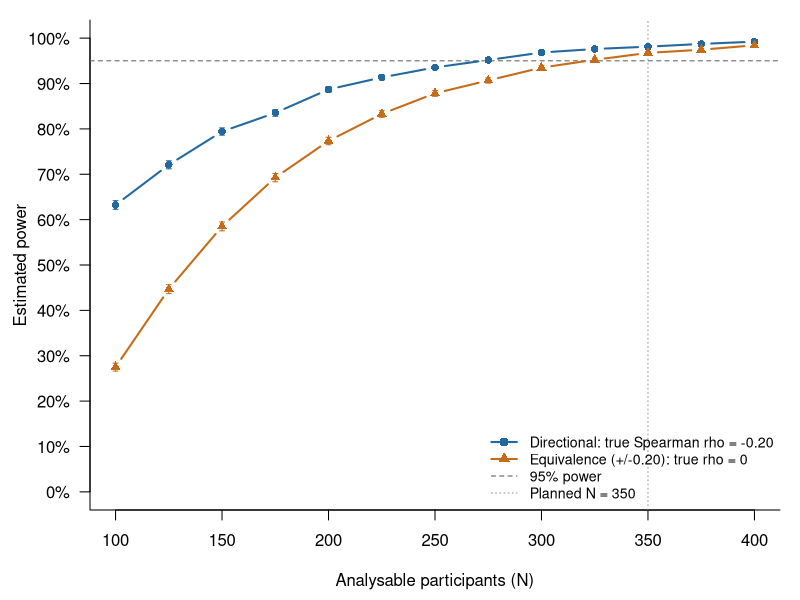
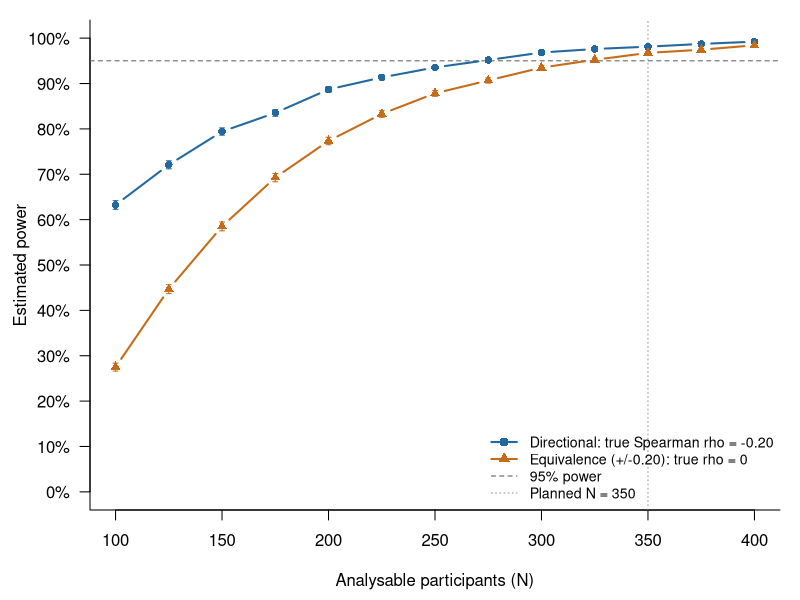

These figures' R source, in order:
# =============================================================================
# Stage 1 RR — sample size for the confirmatory test
#
#   Outcome   : P3b difference wave (target - non-target, mean of O1/O2, 300-600 ms)
#   Predictor : sm_composite_hrs (time-weighted daily social-media use)

# Assumptions:
# - Independent participants.
# - Social-media score frequencies follow the N = 86 pilot.
# - P3b follows a normal distribution with the pilot mean and SD.

# 1. SETTINGS
set.seed(123)
N_values <- seq(100, 400, 25)
nsim <- 10000
alpha <- 0.05
bound <- 0.20
target_N <- 350
p3b_mean <- 3.066516
p3b_sd <- 4.510596

# 2. SOCIAL-MEDIA SCORE DISTRIBUTION
# Frequencies of the 25 ordered composite scores in the exploratory sample.
counts <- c(1,1,4,2,1,1,8,4,3,2,7,9,3,3,3,6,1,1,5,4,1,1,7,5,3)
prob <- counts / sum(counts)
cumprob <- c(0, cumsum(prob))
cumprob[length(cumprob)] <- 1
cuts <- qnorm(cumprob)
midranks <- head(cumprob, -1) + prob / 2

# 3. CALIBRATE THE POPULATION SPEARMAN CORRELATION WITH TIES
population_rho <- function(a) {
  integrals <- sapply(seq_along(prob), function(j)
    integrate(function(z) pnorm(a*z/sqrt(2-a^2))*dnorm(z),
              cuts[j], cuts[j+1], rel.tol=1e-8)$value)
  (sum(midranks*integrals)-0.25) /
    sqrt(sum(prob*(midranks-0.5)^2)/12)
}
latent_r <- uniroot(function(a) population_rho(a)-bound,
                    c(0, 0.95), tol=1e-8)$root

# 4. SIMULATE ONE STUDY
simulate <- function(n, scenario) {
  a <- if (scenario == "Directional") -latent_r else 0
  z <- rnorm(n)
  x <- findInterval(z, cuts)
  y <- p3b_mean + p3b_sd*(a*z + sqrt(1-a^2)*rnorm(n))
  
  if (scenario == "Directional") {
    # One-sided Spearman test for a negative association.
    passed <- cor.test(x, y, method="spearman",
                       alternative="less", exact=FALSE)$p.value < alpha
  } else {
    # Equivalence: 90% Fisher-z CI with Bonett-Wright standard error.
    r <- cor(x, y, method="spearman")
    r <- max(-1+1e-12, min(1-1e-12, r))
    se <- sqrt((1+r^2/2)/(n-3))
    ci <- tanh(atanh(r) + c(-1,1)*qnorm(1-alpha)*se)
    passed <- ci[1] > -bound && ci[2] < bound
  }
  
  # Both scenarios also require a positive group-level P3b difference.
  passed && t.test(y, mu=0, alternative="greater")$p.value < alpha
}

# 5. ESTIMATE POWER AND 95% MONTE CARLO UNCERTAINTY INTERVALS
results <- list()
for (n in N_values) {
  message("Estimating power at N = ", n)
  for (scenario in c("Directional", "Equivalence")) {
    successes <- sum(replicate(nsim, simulate(n, scenario)))
    ci <- binom.test(successes, nsim)$conf.int
    results[[length(results)+1]] <- data.frame(
      N=n, test=scenario, power=successes/nsim,
      MC_lower=ci[1], MC_upper=ci[2])
  }
}
power_curve <- do.call(rbind, results)
print(power_curve, row.names=FALSE, digits=4)
subset(power_curve, N == 350)

# Results for the planned analysable sample.
print(subset(power_curve, N == target_N), row.names=FALSE, digits=4)

# 6. PLOT POWER CURVES
colours <- c(Directional="#2369A0", Equivalence="#C66B18")
symbols <- c(Directional=16, Equivalence=17)

power_curve_png <- function() {
  par(mar=c(4.5, 4.5, 1, 1))
  plot(NA, xlim=range(N_values), ylim=c(0,1),
     xlab="Analysable participants (N)", ylab="Estimated power",
     yaxt="n", bty="l")
  axis(2, at=seq(0,1,.1), labels=paste0(seq(0,100,10), "%"), las=1)
  abline(h=.95, lty=2, col="grey35")
  abline(v=target_N, lty=3, col="grey60")
  
  for (scenario in names(colours)) {
    d <- subset(power_curve, test == scenario)
    arrows(d$N, d$MC_lower, d$N, d$MC_upper,
           angle=90, code=3, length=.025, col=colours[scenario])
    lines(d$N, d$power, type="b", pch=symbols[scenario],
          lwd=2, col=colours[scenario])
  }
  
  legend("bottomright", bty="n", cex=.85,
         legend=c("Directional: true Spearman rho = -0.20",
                  "Equivalence (+/-0.20): true rho = 0",
                  "95% power", paste("Planned N =", target_N)),
         col=c("#2369A0", "#C66B18", "grey35", "grey60"),
         pch=c(16, 17, NA, NA),
         lty=c(1, 1, 2, 3),
         lwd=c(2, 2, 1, 1),
         pt.cex=1.2, seg.len=2, x.intersp=1)
}

power_curve_png()
png("power_curve.png", width = 9, height = 5, units = "in", res = 300)
power_curve_png()
dev.off()
